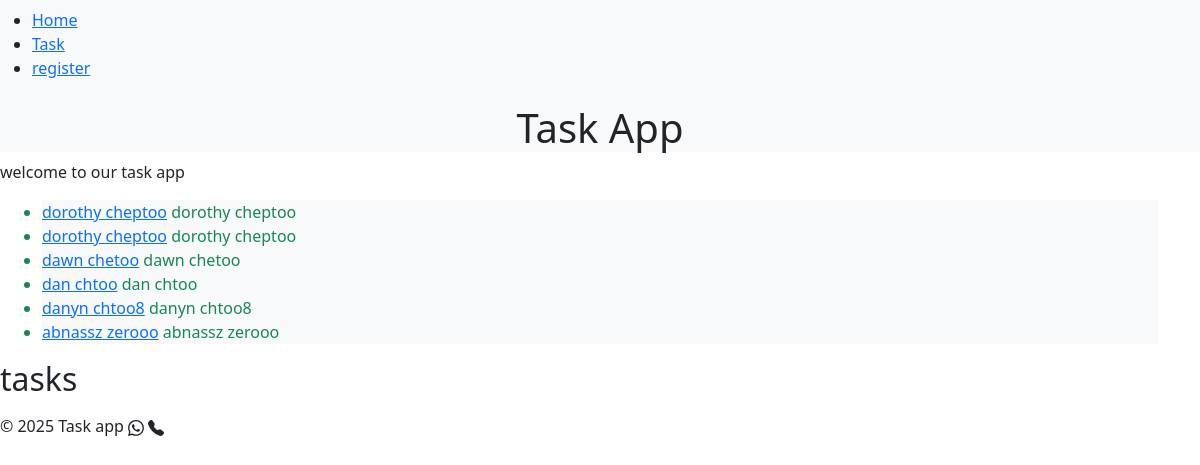
Before: / with the older database file.
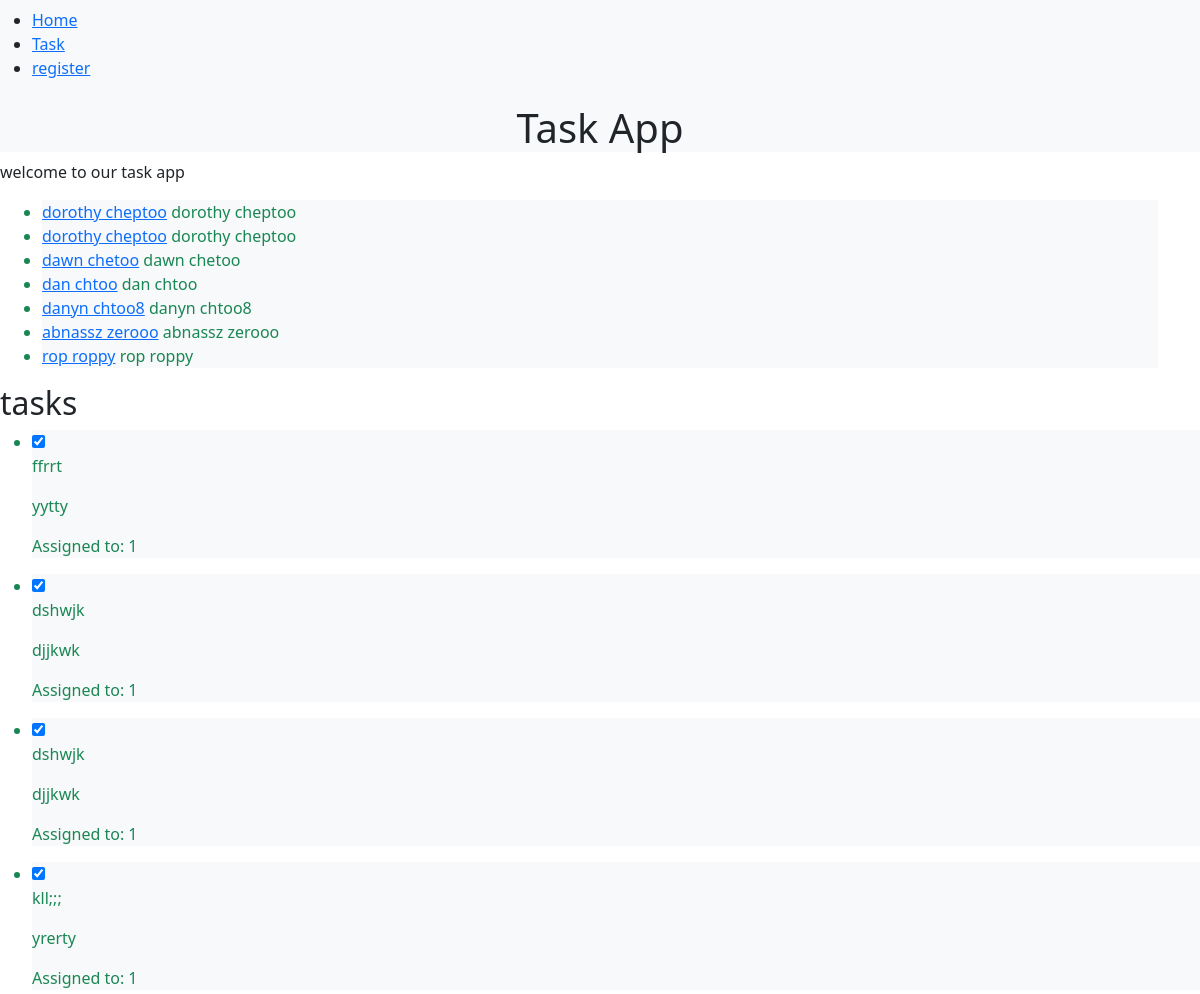
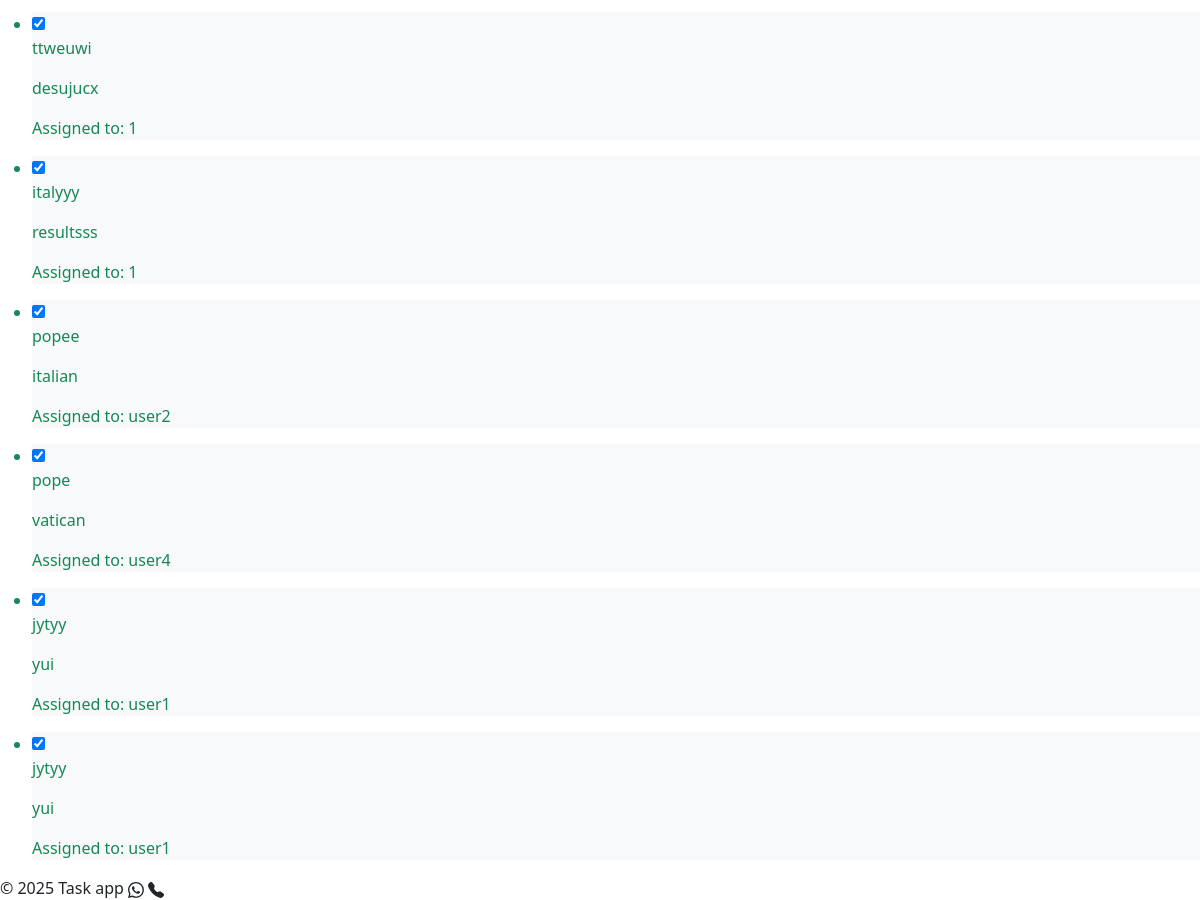
After: the same page with the newer database file (2 pictures, top to bottom).
### app/models.py (models this page shows, shortened)
class User(db.Model):
    id = db.Column(db.Integer, primary_key=True)
    username = db.Column(db.String(50), nullable=False ,unique=True)
    firstname = db.Column(db.String(50), nullable=False)  # Uncommented firstname
    lastname = db.Column(db.String(50), nullable=False)   # Uncommented lastname
    password = db.Column(db.String(100), nullable=False)
    task = db.relationship('Task', backref='user', lazy=True)
    def __repr__(self):
        return f' {self.firstname} {self.lastname}'

class Task(db.Model):
    id = db.Column(db.Integer, primary_key=True)
    title = db.Column(db.String(100), nullable=False)
    description = db.Column(db.Text, nullable=False)
    completed = db.Column(db.Boolean,default=False)
    user_id = db.Column(db.Integer, db.ForeignKey('user.id') )

### app/routes.py (the view)
@app.route('/')
def home():
    users = User.query.all()
    tasks = Task.query.all()
    return render_template('index.html', users=users, tasks=tasks, title = 'Home')

### app/templates/index.html
{% extends "base.html" %} {% block content %}
<h1  class="text-center bg-light">Task App</h1>
<p>welcome to our task app</p>
<ul class="container">
    {% for user in users %}
        <li style="list-style-type: symbols();" class="text-success bg-light">
            <a href="{{ url_for('tasks', user=user) }}">{{ user }}</a>
        {{ user}}
        </li>
 {% endfor %}
    </ul>
<h2>tasks</h2>
    <ul>
        {% for task in tasks|reverse %}
            <li style="list-style-type: symbols();" class="text-success bg-light">
                <div>
                    <form action="{{ url_for( 'toggle_task' , task_id=task.id)}}" method="post" style="display: inline;">
                        <input type="checkbox" name="completed" id="task-{{ task.id }}" onchange="this.form.submit()" {% if task.completed %}checked{% endif %}>
                    </form>
                    <p>{{ task.title }}</p>
             <p>{{ task.description }}</p>
             <p>Assigned to: {{ task.user_id }}</p>
             </div>
            </li>
        {% endfor %}
    </ul>
{% endblock %}

### app/templates/base.html (shortened to what this page needs)
<!DOCTYPE html>
<html lang="en">
<head>
    <link href="https://cdn.jsdelivr.net/npm/bootstrap@5.0.2/dist/css/bootstrap.min.css" rel="stylesheet">
</head>
<body>
    <nav class="navbar navbar-expand-lg navbar-light bg-light " >
        <ul>
            <li><a href="{{ url_for('home') }}">Home</a></li>
            <li><a href="{{ url_for('tasks') }}">Task</a></li>
            <li><a href="{{ url_for('register') }}">register</a></li>
        </ul>
    </nav>
    {% block content %}
    {% endblock %}
    <footer >© 2025 Task app  </footer>
</body>
</html>

Changed rows visible on the page:
added User: firstname+lastname "rop roppy"
added Task: completed "☑", title "ffrrt", description "yytty", user_id "1"
added Task: completed "☑", title "dshwjk", description "djjkwk", user_id "1"
added Task: completed "☑", title "dshwjk", description "djjkwk", user_id "1"
added Task: completed "☑", title "kll;;;", description "yrerty", user_id "1"
added Task: completed "☑", title "ttweuwi", description "desujucx", user_id "1"
added Task: completed "☑", title "italyyy", description "resultsss", user_id "1"
added Task: completed "☑", title "popee", description "italian", user_id "user2"
added Task: completed "☑", title "pope", description "vatican", user_id "user4"
added Task: completed "☑", title "jytyy", description "yui", user_id "user1"
added Task: completed "☑", title "jytyy", description "yui", user_id "user1"
